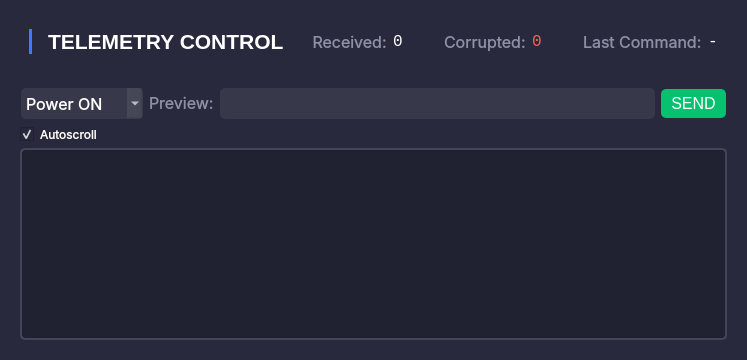
     <widget class="QWidget" name="telemetry_box" native="true">
      <property name="enabled">
       <bool>true</bool>
      </property>
      <property name="sizePolicy">
       <sizepolicy hsizetype="Preferred" vsizetype="Preferred">
        <horstretch>0</horstretch>
        <verstretch>0</verstretch>
       </sizepolicy>
      </property>
      <property name="styleSheet">
       <string notr="true">color: white;
background-color: rgb(40, 41, 61);
border-radius: 20px;</string>
      </property>
      <layout class="QVBoxLayout" name="verticalLayout">
       <item>
        <widget class="QGroupBox" name="header_box_4">
         <layout class="QHBoxLayout" name="header_box_11">
          <item>
           <widget class="QGroupBox" name="title_box_6">
            <layout class="QHBoxLayout" name="horizontalLayout_19">
             <item>
              <widget class="Line" name="line_7">
               <property name="styleSheet">
                <string notr="true">background-color: rgb(62, 123, 250);
border-radius: 100px;</string>
               </property>
               <property name="orientation">
                <enum>Qt::Vertical</enum>
               </property>
              </widget>
             </item>
             <item>
              <spacer name="horizontalSpacer_9">
               <property name="orientation">
                <enum>Qt::Horizontal</enum>
               </property>
               <property name="sizeType">
                <enum>QSizePolicy::Fixed</enum>
               </property>
               <property name="sizeHint" stdset="0">
                <size>
                 <width>10</width>
                 <height>20</height>
                </size>
               </property>
              </spacer>
             </item>
             <item>
              <widget class="QLabel" name="title_6">
               <property name="maximumSize">
                <size>
                 <width>16777215</width>
                 <height>25</height>
                </size>
               </property>
               <property name="font">
                <font>
                 <pointsize>16</pointsize>
                 <weight>75</weight>
                 <bold>true</bold>
                </font>
               </property>
               <property name="styleSheet">
                <string notr="true"/>
               </property>
               <property name="text">
                <string>TELEMETRY CONTROL</string>
               </property>
              </widget>
             </item>
            </layout>
           </widget>
          </item>
          <item>
           <widget class="QGroupBox" name="status_box">
            <property name="minimumSize">
             <size>
              <width>214</width>
              <height>40</height>
             </size>
            </property>
            <layout class="QHBoxLayout" name="horizontalLayout_10">
             <item>
              <widget class="QLabel" name="total_pkg_title">
               <property name="font">
                <font>
                 <family>Inter</family>
                 <pointsize>12</pointsize>
                </font>
               </property>
               <property name="styleSheet">
                <string notr="true">color: #8f90a6;</string>
               </property>
               <property name="text">
                <string> Received:</string>
               </property>
              </widget>
             </item>
             <item>
              <widget class="QLabel" name="total_pkg_value">
               <property name="minimumSize">
                <size>
                 <width>45</width>
                 <height>0</height>
                </size>
               </property>
               <property name="font">
                <font>
                 <family>Consolas</family>
                 <pointsize>12</pointsize>
                </font>
               </property>
               <property name="text">
                <string>0</string>
               </property>
              </widget>
             </item>
             <item>
              <widget class="QLabel" name="total_corrupted_pkg_title">
               <property name="font">
                <font>
                 <family>Inter</family>
                 <pointsize>12</pointsize>
                </font>
               </property>
               <property name="styleSheet">
                <string notr="true">color: #8f90a6;</string>
               </property>
               <property name="text">
                <string>Corrupted:</string>
               </property>
              </widget>
             </item>
             <item>
              <widget class="QLabel" name="total_corrupted_pkg_value">
               <property name="minimumSize">
                <size>
                 <width>45</width>
                 <height>0</height>
                </size>
               </property>
               <property name="font">
                <font>
                 <family>Consolas</family>
                 <pointsize>12</pointsize>
                </font>
               </property>
               <property name="styleSheet">
                <string notr="true">color: #ff5c5c;</string>
               </property>
               <property name="text">
                <string>0</string>
               </property>
              </widget>
             </item>
             <item>
              <widget class="QLabel" name="last_cmd_title">
               <property name="font">
                <font>
                 <family>Inter</family>
                 <pointsize>12</pointsize>
                </font>
               </property>
               <property name="styleSheet">
                <string notr="true">color: #8f90a6;</string>
               </property>
               <property name="text">
                <string>Last Command:</string>
               </property>
              </widget>
             </item>
             <item>
              <widget class="QLabel" name="last_cmd_value">
               <property name="font">
                <font>
                 <family>Consolas</family>
                 <pointsize>12</pointsize>
                </font>
               </property>
               <property name="text">
                <string>-</string>
               </property>
              </widget>
             </item>
            </layout>
           </widget>
          </item>
         </layout>
        </widget>
       </item>
       <item>
        <widget class="QWidget" name="telemetry_group_2" native="true">
         <property name="enabled">
          <bool>true</bool>
         </property>
         <property name="font">
          <font>
           <family>Inter</family>
           <pointsize>10</pointsize>
           <weight>50</weight>
           <bold>false</bold>
           <strikeout>false</strikeout>
           <kerning>true</kerning>
          </font>
         </property>
         <property name="styleSheet">
          <string notr="true">background-color: #28293d;
color: white;
border-radius: 5px;
</string>
         </property>
         <layout class="QVBoxLayout" name="verticalLayout_3">
          <item>
           <widget class="QWidget" name="widget" native="true">
            <property name="maximumSize">
             <size>
              <width>16777215</width>
              <height>33</height>
             </size>
            </property>
            <layout class="QHBoxLayout" name="telemetry_control_group">
             <property name="leftMargin">
              <number>1</number>
             </property>
             <property name="topMargin">
              <number>1</number>
             </property>
             <property name="rightMargin">
              <number>1</number>
             </property>
             <property name="bottomMargin">
              <number>1</number>
             </property>
             <item>
              <widget class="QComboBox" name="cmd_select_box">
               <property name="sizePolicy">
                <sizepolicy hsizetype="Preferred" vsizetype="Fixed">
                 <horstretch>0</horstretch>
                 <verstretch>0</verstretch>
                </sizepolicy>
               </property>
               <property name="font">
                <font>
                 <family>Inter</family>
                 <pointsize>12</pointsize>
                 <weight>50</weight>
                 <bold>false</bold>
                </font>
               </property>
               <property name="mouseTracking">
                <bool>false</bool>
               </property>
               <property name="autoFillBackground">
                <bool>false</bool>
               </property>
               <property name="styleSheet">
                <string notr="true">padding: 5px;
background-color: rgba(231, 231, 231, 20);
border-radius: 5px;</string>
               </property>
               <property name="editable">
                <bool>false</bool>
               </property>
               <property name="currentText">
                <string>Power ON</string>
               </property>
               <property name="duplicatesEnabled">
                <bool>false</bool>
               </property>
               <property name="frame">
                <bool>true</bool>
               </property>
               <item>
                <property name="text">
                 <string>Power ON</string>
                </property>
               </item>
               <item>
                <property name="text">
                 <string>Power OFF</string>
                </property>
               </item>
               <item>
                <property name="text">
                 <string>Set Time</string>
                </property>
               </item>
               <item>
                <property name="text">
                 <string>SIM Enable</string>
                </property>
               </item>
               <item>
                <property name="text">
                 <string>SIM Activate</string>
                </property>
               </item>
               <item>
                <property name="text">
                 <string>SIM Disable</string>
                </property>
               </item>
               <item>
                <property name="text">
                 <string>Set Apogee</string>
                </property>
               </item>
              </widget>
             </item>
             <item>
              <widget class="QSplitter" name="splitter_2">
               <property name="orientation">
                <enum>Qt::Vertical</enum>
               </property>
               <widget class="QLabel" name="label_7">
                <property name="maximumSize">
                 <size>
                  <width>16777215</width>
                  <height>16</height>
                 </size>
                </property>
                <property name="font">
                 <font>
                  <family>Inter</family>
                  <pointsize>12</pointsize>
                 </font>
                </property>
                <property name="styleSheet">
                 <string notr="true">color: #8f90a6;</string>
                </property>
                <property name="text">
                 <string>Preview:</string>
                </property>
               </widget>
              </widget>
             </item>
             <item>
              <widget class="QLineEdit" name="cmd_preview">
               <property name="enabled">
                <bool>true</bool>
               </property>
               <property name="font">
                <font>
                 <family>Consolas</family>
                 <pointsize>12</pointsize>
                </font>
               </property>
               <property name="styleSheet">
                <string notr="true">padding: 5px;
background-color: rgba(231, 231, 231, 20);
border-radius: 5px;
color: rgb(200, 200, 200);</string>
               </property>
               <property name="text">
                <string/>
               </property>
               <property name="frame">
                <bool>true</bool>
               </property>
              </widget>
             </item>
             <item>
              <widget class="QPushButton" name="cmdSendButton_2">
               <property name="font">
                <font>
                 <pointsize>12</pointsize>
                 <weight>50</weight>
                 <bold>false</bold>
                 <kerning>true</kerning>
                </font>
               </property>
               <property name="styleSheet">
                <string notr="true">QPushButton {
	padding: 5px 10px;
	background-color: #06c270;
	color: white;
}
QPushButton:hover:!pressed {
	background-color: #39d98a;
}
QPushButton:pressed {
	background-color: #05a660;
}</string>
               </property>
               <property name="text">
                <string>SEND</string>
               </property>
               <property name="checkable">
                <bool>false</bool>
               </property>
               <property name="autoDefault">
                <bool>false</bool>
               </property>
               <property name="default">
                <bool>false</bool>
               </property>
               <property name="flat">
                <bool>false</bool>
               </property>
              </widget>
             </item>
            </layout>
           </widget>
          </item>
          <item>
           <widget class="QCheckBox" name="autoscroll_check">
            <property name="font">
             <font>
              <family>Inter</family>
             </font>
            </property>
            <property name="text">
             <string>Autoscroll</string>
            </property>
            <property name="checked">
             <bool>true</bool>
            </property>
           </widget>
          </item>
          <item>
           <widget class="QTextBrowser" name="telemetry_log">
            <property name="font">
             <font>
              <family>Consolas</family>
              <pointsize>10</pointsize>
             </font>
            </property>
            <property name="styleSheet">
             <string notr="true">background-color: rgba(0, 0, 0, 20%);
border: 2px solid #444657;
padding: 3px;
color: white;</string>
            </property>
            <property name="html">
             <string>&lt;!DOCTYPE HTML PUBLIC &quot;-//W3C//DTD HTML 4.0//EN&quot; &quot;http://www.w3.org/TR/REC-html40/strict.dtd&quot;&gt;
&lt;html&gt;&lt;head&gt;&lt;meta name=&quot;qrichtext&quot; content=&quot;1&quot; /&gt;&lt;style type=&quot;text/css&quot;&gt;
p, li { white-space: pre-wrap; }
&lt;/style&gt;&lt;/head&gt;&lt;body style=&quot; font-family:'Consolas'; font-size:10pt; font-weight:400; font-style:normal;&quot;&gt;
&lt;p style=&quot;-qt-paragraph-type:empty; margin-top:0px; margin-bottom:0px; margin-left:0px; margin-right:0px; -qt-block-indent:0; text-indent:0px;&quot;&gt;&lt;br /&gt;&lt;/p&gt;&lt;/body&gt;&lt;/html&gt;</string>
            </property>
           </widget>
          </item>
         </layout>
        </widget>
       </item>
      </layout>
     </widget>
